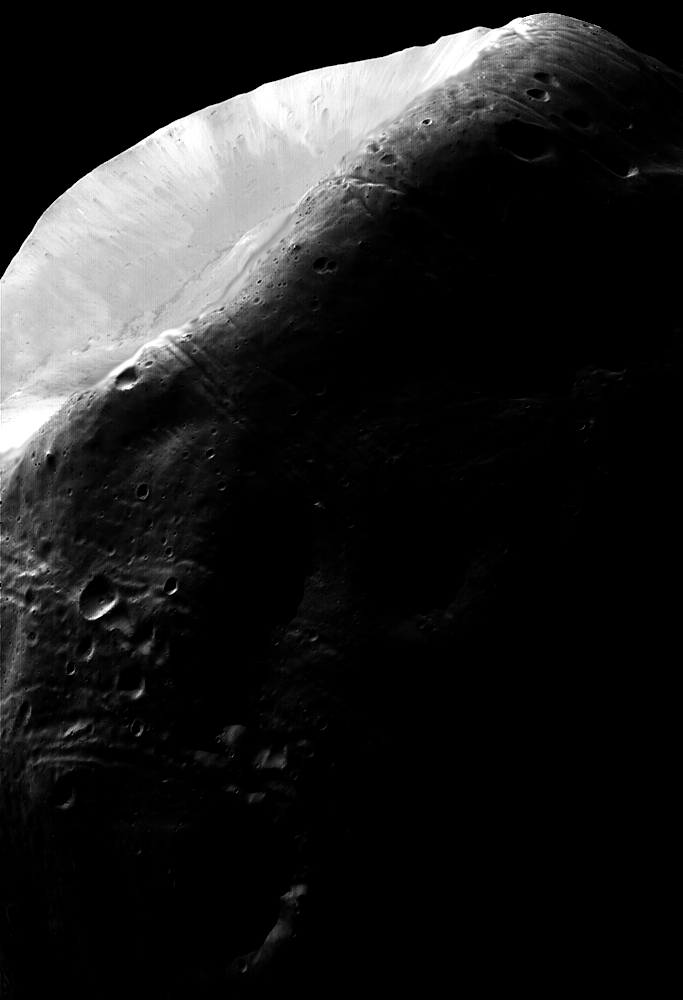
#> input picture Алгоритмы и методы для реализации компьютерного зрения в робототехнике/pz2/files/F1.tif, 683 x 1000 px
$ python 4.py
#> lines starting #> are read from the running program, lines starting #| are printed output that depends on the picture
import matplotlib.pyplot as plt
import numpy as np
import cv2


image = cv2.imread('files/F1.tif', cv2.IMREAD_GRAYSCALE)
#> image is the input picture: shape (1000, 683); min 0, max 255, mean 31.7

# Perform histogram equalization
equalized_image = cv2.equalizeHist(image)
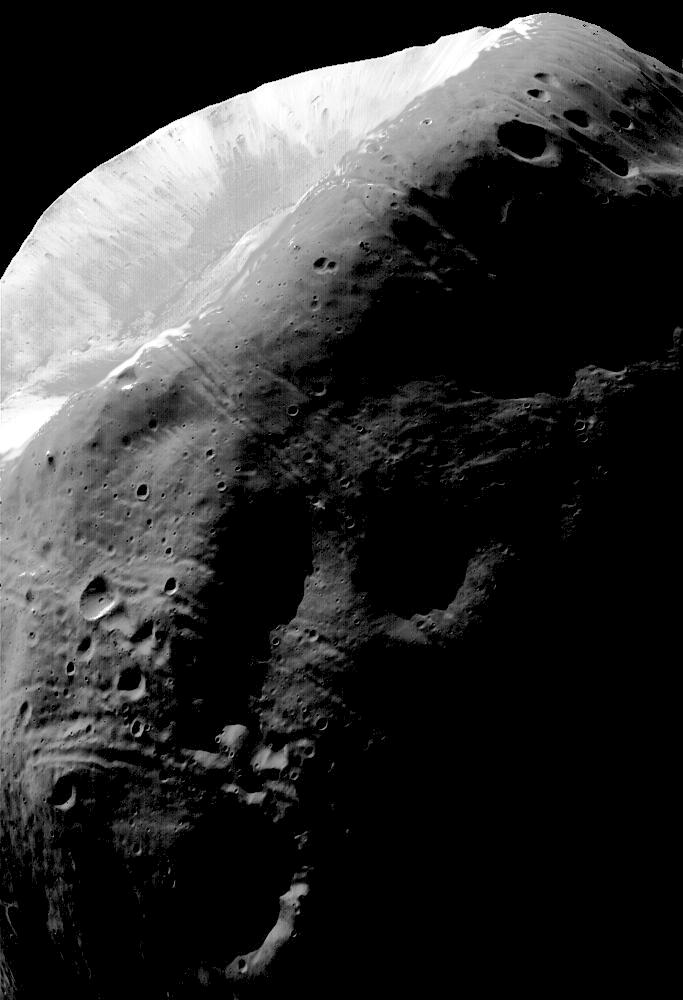
#> equalized_image: shape (1000, 683); min 0, max 255, mean 49.8

# Define the parameters for the bimodal Gaussian function
m1 = 0.15
sig1 = 0.05
m2 = 0.75
sig2 = 0.05
A1 = 1
A2 = 0.07
k = 0.002

# Generate the bimodal Gaussian function
z = np.linspace(0, 1, 256)
cl = A1 * (1 / ((2 * np.pi) ** 0.5) * sig1)
kl = 2 * (sig1 ** 2)
c2 = A2 * (1 / ((2 * np.pi) ** 0.5) * sig2)
k2 = 2 * (sig2 ** 2)
p = k + cl * np.exp(-((z - m1) ** 2) / kl) + c2 * np.exp(-((z - m2) ** 2) / k2)
p = p / np.sum(p)

# Perform histogram matching
matched_image = cv2.LUT(equalized_image, p * 255).astype(np.uint8)
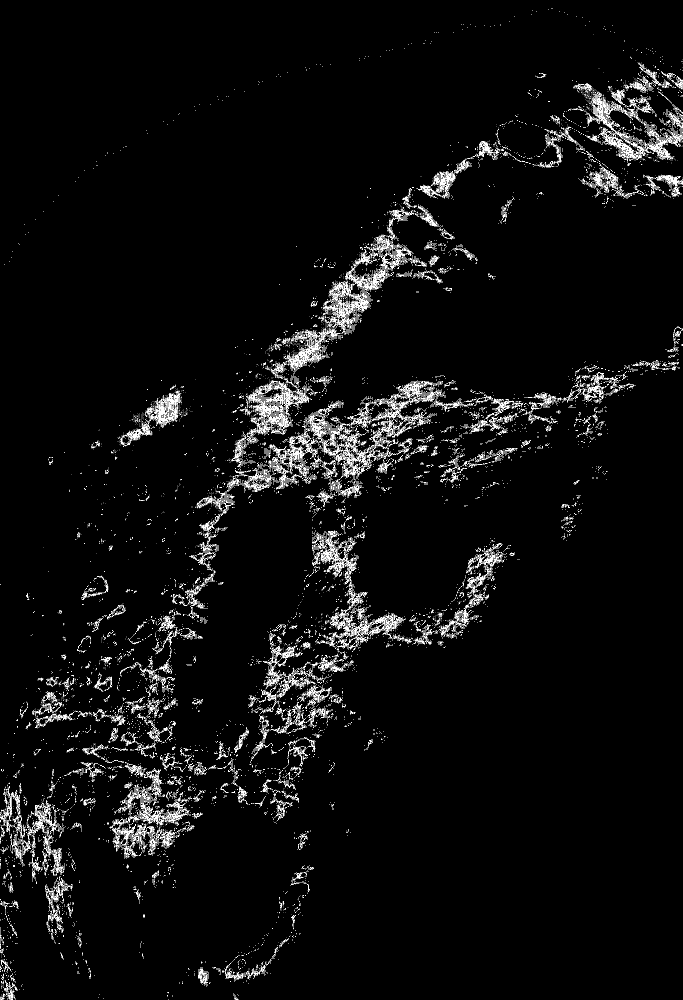
#> matched_image: shape (1000, 683); min 0, max 4, mean 0.228; drawn with min black and max white

# Display the results
plt.figure()
plt.subplot(121)
plt.imshow(image, cmap='gray')
plt.title('Original Image')
plt.subplot(122)
plt.imshow(equalized_image, cmap='gray')
plt.title('Histogram Equalization')

plt.show()
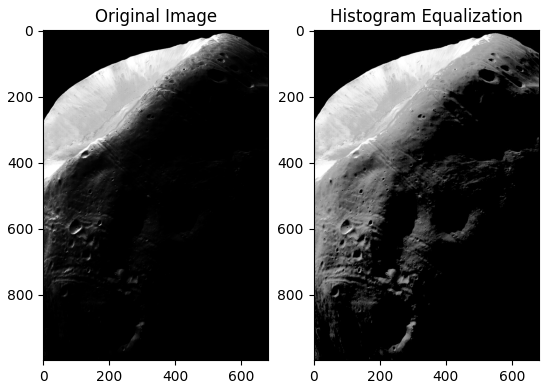
#> figure drawn by matplotlib, 2 panels
